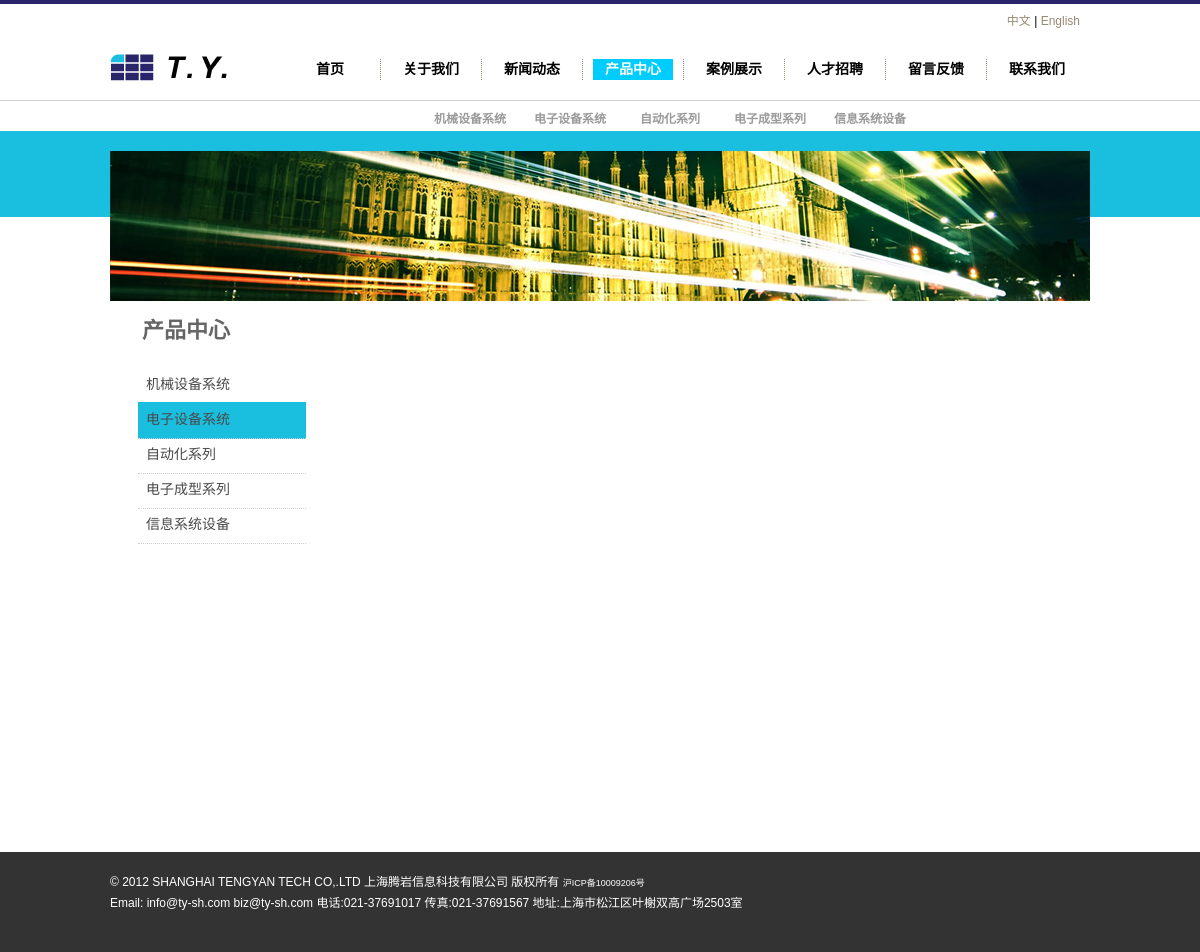
Screenshot of /product/product.php?id2=3 with the database file from the repository.
### tables this page shows
CREATE TABLE `layoutpic` (
  `id_layoutpic` int(11) NOT NULL auto_increment,
  `id_layout` int(11) NOT NULL,
  `id_hr` int(11) NOT NULL,
  `title` varchar(250) NOT NULL,
  `intro` text NOT NULL,
  `url` varchar(250) NOT NULL,
  `opicname` varchar(250) NOT NULL,
  `spicname` varchar(250) NOT NULL,
  `dele` int(1) NOT NULL default '1',
  `type` varchar(3) NOT NULL,
  `indate` datetime NOT NULL,
  `modate` datetime NOT NULL,
  `deldate` datetime NOT NULL,
  `browsecount` int(11) NOT NULL,
  PRIMARY KEY  (`id_layoutpic`)
);

CREATE TABLE `productdir` (
  `id_proddir` int(11) NOT NULL auto_increment,
  `lang` int(1) NOT NULL,
  `name` varchar(50) NOT NULL default '1',
  `intro` text NOT NULL,
  `dele` int(1) NOT NULL default '1',
  `dirurl` varchar(50) NOT NULL,
  `fatherid` int(11) NOT NULL,
  `level` int(1) NOT NULL,
  `ordernum` int(11) NOT NULL,
  PRIMARY KEY  (`id_proddir`)
);

CREATE TABLE `layout` (
  `id_layout` int(11) NOT NULL auto_increment,
  `lang` int(1) NOT NULL default '1',
  `title` varchar(250) NOT NULL,
  `url` text NOT NULL,
  `intro` text NOT NULL,
  `content` text NOT NULL,
  `openstat` int(1) NOT NULL default '1',
  `ordernum` int(11) NOT NULL,
  PRIMARY KEY  (`id_layout`)
);

### www/inc/config.php (called while the page is built, shortened)
<?php
require_once("mysql.class.php");
$db_hostname="localhost";
$db_username="root";
$db_password="123456";
$db_database="demo-l1";
?>

### www/inc/function.class.php (called while the page is built, shortened)
<?php
$objDB=new mysql($db_hostname,$db_username,$db_password,$db_database);
$strSQL = "select iscopy,otherheader,title,keywords,description,icp,mapcode,statistics from siteset where id_siteset=1" ;
$objDB->Execute($strSQL);
function getcurrentfilename(){
return end(explode('/',$_SERVER["PHP_SELF"]));
}
function getproductdir2($fatherid){
global	 $objDB;
$strSQL="SELECT id_proddir,name,intro FROM productdir WHERE level='2' and dele='1' and fatherid='".$fatherid."' order by ordernum asc";
$objDB->Execute($strSQL);
$getproductdir2=$objDB->GetRows();
return $getproductdir2;
}
function getlayoutinfo($lid,$tableField){
global	 $objDB;
$strSQL = "select $tableField from layout where id_layout='".$lid."'" ;
$objDB->Execute($strSQL);
$getlayoutinfo=$objDB->fields();
return $getlayoutinfo;
}
function getlayoutpic($lid,$postion){
global	 $objDB;
$strSQL = "select opicname as pic from layoutpic  where id_layout ='".$lid."' order by  id_layoutpic asc limit $postion,1" ;
$objDB->Execute($strSQL);
$arronepic=$objDB->fields();
return $arronepic[pic];
}
?>

### www/inc/cn_header_core.php (called while the page is built, shortened)
<?php
$allproddir2=getproductdir2(1);
?>

### www/inc/cn_product_core.php (called while the page is built, shortened)
<?php
require "../inc/config.php";
require "../inc/function.class.php";
require "../inc/cn_header_core.php";
?>

### www/product/product.php (the view, shortened to what this page needs)
<?php
require "../inc/cn_product_core.php";
?>
<!DOCTYPE html PUBLIC "-//W3C//DTD XHTML 1.0 Transitional//EN" "http://www.w3.org/TR/xhtml1/DTD/xhtml1-transitional.dtd">
<html xmlns="http://www.w3.org/1999/xhtml">
<head>
<link href="../inc/css/css1.css" rel="stylesheet" type="text/css">
</head>
<body>
<? require "../header.php"; ?>
<div id="about_banner">
<div id="about_box"><img src="../inc/pics/about_banner.jpg" /></div>
</div>
<div id="product_contbox">
<div id="about_top">
<div id="about_toptitle">产品中心</div>
<div id="about_topintro">
</div>
</div>
<div id="case_left">
<ul>
<? for($i=0;$i<sizeof($allproddir2);$i++){?>
<li><a href="/product/product.php?id2=<?=$allproddir2[$i][id_proddir]?>" <? if($_GET[id2]==$allproddir2[$i][id_proddir]){echo 'class="curr"';}?>><?=$allproddir2[$i][name];?></a></li>
<? }?>
</ul>
</div>
<div id="product_right">
<div id="navi"><?php if(substr(trim($strNavigate),-46)!='#494949"><strong>1</strong></font>&nbsp;&nbsp;'){echo $strNavigate;}?></div>
</div>
</div>
<? require "../footer.php"; ?>
</body>
</html>

### www/header.php (shortened to what this page needs)
<div id="header_box">
<div id="header" >
<div id="header_logo"><a href="/"><img src="/upload/layout/<?=getlayoutpic(1,0)?>" width="132" height="27" /></a></div>
<div id="header_menubox">
<div id="header_language"><a href="/">中文</a> | <a href="/en/">English</a></div>
<div id="header_menu" style="position: relative">
<ul  id="menu">
<li><a href="/" id="n1"  <? if(getcurrentfilename()=='index.php'){echo ' class="curr"';}?>>首页</a></li>
<li><a href="/about/about.php?pageid=1" id="n2"  <? if(getcurrentfilename()=='about.php'){echo ' class="curr"';}?>>关于我们</a></li>
<li><a href="/news/news.php" id="n3"  <? if(getcurrentfilename()=='news.php'){echo ' class="curr"';}?>>新闻动态</a></li>
<li><a href="/product/product.php?id1=1" id="n4"  <? if(getcurrentfilename()=='product.php'){echo ' class="curr"';}?>>产品中心</a></li>
<li><a href="/case/case.php" id="n5"  <? if(getcurrentfilename()=='case.php'){echo ' class="curr"';}?>>案例展示</a></li>
<li><a href="/about/hr.php?pageid=7" id="n6"  <? if(getcurrentfilename()=='hr.php'){echo ' class="curr"';}?>>人才招聘</a></li>
<li><a href="javascript:void(0)"  onclick="needsendmail2();" id="n7"  >留言反馈</a></li>
<li style="border-right: none;"><a href="/about/contact.php?pageid=6" id="n8"  <? if(getcurrentfilename()=='contact.php'){echo ' class="curr"';}?>>联系我们</a></li>
</ul>
<div class="children">
<ul id="subNav4" <? if(getcurrentfilename()=='product.php'){echo 'style="display:block"';}?>>
<? for($i=0;$i<sizeof($allproddir2);$i++){?>
<li><a href="/product/product.php?id2=<?=$allproddir2[$i][id_proddir]?>" ><?=$allproddir2[$i][name];?></a></li>
<? }?>
</ul>
</div>
</div>
</div>
</div>
</div>

### www/footer.php (shortened to what this page needs)
<div id="footer">
<div id="footer_info">
<p>
<?
$footertext=getlayoutinfo(2,'content');
echo $footertext[content];
?>
</p>
</div>
</div>

### www/inc/css/css1.css (style rules this page uses)
html,body,div,img,h1,h2,h3,h4,h5,h6,ul,p,blockquote,form,fieldset,table,th,td,fieldset,legend { margin:0;padding:0;border:0; }
html { overflow-y:scroll; }
body { font-size:87.5%; }
a { outline:none; border-style: none; -moz-outline-style: none; }
p,ul,ol { margin-bottom:15px; }
li { margin-left:20px; }
a { color: #183F72; text-decoration: underline; }
body { font-family: Arial, Helvetica, sans-serif; text-align:left; font-size: 9pt; background-color:#fff; line-height: 1.5em; }
#header_box { width: 100%;height:96px;border-top: 4px #28256B solid;border-bottom:1px #D0D0D0 solid; }
#header { width: 980px;height:96px;margin: 0 auto; }
#header_logo { float:left;width: 137px;height:30px; margin-top:50px; }
#header_menubox { float:right;width:840px; height:96px; }
#header_language { float:right; margin-right:10px;width:300px; height:30px; text-align:right; line-height:35px; }
#header_language a { font-size: 9pt; color: #978973; text-decoration: none; font-weight: normal; }
#header_menu { float:right; margin-top:25px;width:810px; height:21px; }
#menu { font-size:14px; }
#menu, #menu li { list-style:none; padding:0; margin:0; border-right:1px dotted #978973; }
#menu li { float:left; width:100px; height:21px; }
#menu li a { display:block; width:80px; margin-left:10px; height:21px; line-height:20px; text-align:center;color:#000; text-decoration:none;font-size:14px; font-weight: bold }
#menu li a.curr { color:#fff; text-decoration:none; font-size:14px; font-weight: bold; height:21px; background-color: #0CF }
.children { position:absolute;left:150px;top:50px;font-size:12px; }
.children ul { display:none }
.children, .children li { list-style:none; padding:0; margin:0; }
.children li { float:left; width:100px; height:21px; }
.children li a { display:block; width:80px; height:21px; line-height:20px; text-align:center;color:#9a9a9a; text-decoration:none;font-size:12px; font-weight: bold }
#footer { width: 100%;height:100px;background-color: #333333; color:#FFFFFF }
#footer_info { width: 980px;height:100px;margin: 0 auto; }
#footer p { float:left; margin-top:20px;line-height:20px; }
#footer a { font-size: 9px; color: #FFFFFF; text-decoration: none; font-weight: normal; }
#about_banner { margin-top:30px;width: 100%;height:86px;background-color: #1ABFDF; }
#about_box { position: relative; padding-top:25px; width: 980px;height:100px;margin: 0 auto; }
#about_box img { position: absolute; left:0px;top:20px; }
#about_top { float:left;width: 980px;height:50px; }
#about_toptitle { float:left; margin-top:20px;width: 152px;height:70px; font-size: 22px;color: #666666; font-weight: bold; text-align:center; }
#about_topintro { float:left; margin-top:20px; margin-left:90px; width: 500px;height:30px;font-size: 20px;color: #666666; font-weight: bold; }
#case_left { float:left; width: 210px;height:300px; }
#case_left ul { list-style: none; }
#case_left li { float:left; margin-top:15px; width:152px;height:20px; }
#case_left li a { padding:8px; display:block;margin-left:8px;font-size: 14px;color: #494949; text-decoration: none; font-weight: normal;width:152px;height:20px;border-bottom:1px #D0D0D0 dotted; }
#case_left li a.curr { color: #494949; width:152px;height:20px; border-bottom:1px #D0D0D0 dotted;background-color:#1ABFDF; }
#product_contbox { width: 980px;height:auto!important;min-height:550px;height:550px;margin: 0 auto; margin-top:85px; }
#product_right { float: right;width: 765px;height:auto!important;min-height:350px;height:350px; }
#navi { float:right; margin:25px 0px;width:100%;height:30px; text-align:right; }

### rows the page displays
layoutpic: opicname (picture)
productdir: name "机械设备系统"
productdir: name "电子设备系统"
productdir: name "自动化系列"
productdir: name "电子成型系列"
productdir: name "信息系统设备"
layout: content "© 2012 SHANGHAI TENGYAN TECH CO,.LTD 上海腾岩信息科技有限公司 版权所有 沪ICP备10009206号 Email: info@ty-sh.com biz@ty-sh.com 电话:021-37691017 传真:021-37691567 地址:上海市松江区叶榭双高广场2503室"
